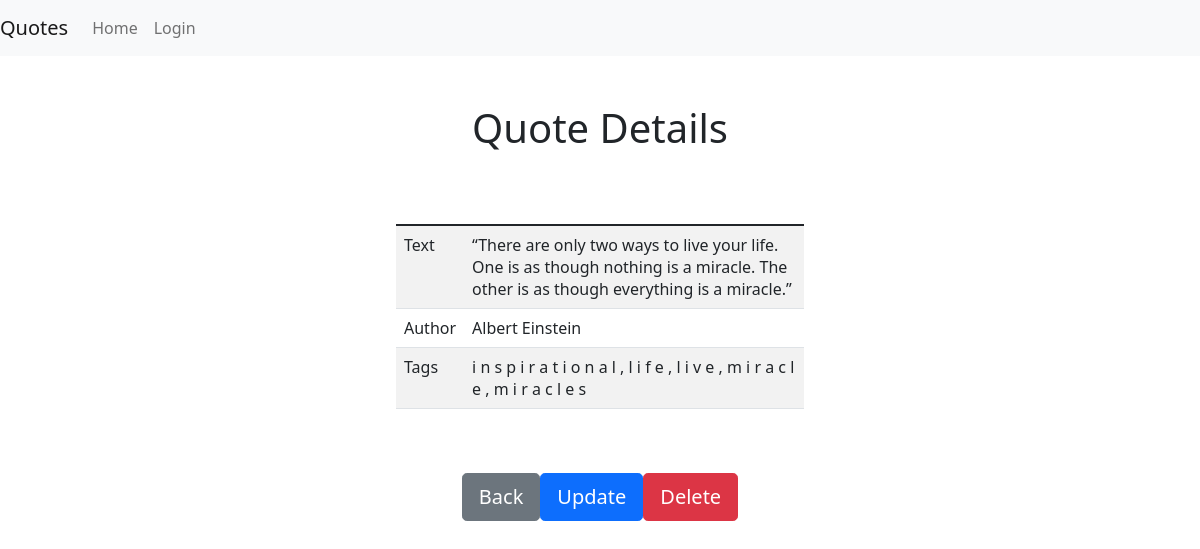
The page /quotes/479 on the database its author committed.
### quote/models.py (models this page shows, shortened)
class CreateUpdateMixin(models.Model):
    created_at = models.DateTimeField(default=now)
    updated_at = models.DateTimeField(default=now)
    class Meta:
        abstract = True

class Quote(CreateUpdateMixin):
    text = models.TextField(null=False, unique=True)
    tag = models.ManyToManyField(Tag)
    author = models.ForeignKey(Author, default='', on_delete=models.CASCADE)
    class Meta:
        db_table = 'quotes'

class Author(models.Model):
    name = models.CharField(max_length=100, null=False, unique=True, default=None)
    user = models.ForeignKey(User, on_delete=models.SET_NULL, null=True, related_name='context_users')
    class Meta:
        db_table = 'authors'
    def __str__(self):
        return self.name

### quote/views.py (the view)
# urls.py: path('<int:pk>', QuoteDetailView.as_view(), name='quote'),
class QuoteDetailView(DetailView):
    model = Quote
    template_name = 'quote/quote_detail.html'

### quote/models.py (called while the page is built)
    def __str__(self):
        return self.name

### quote/templates/quote/quote_detail.html (shortened to what this page needs)
{% extends 'base.html' %}
{% block 'content' %}
{% url 'quote:quote_update' as update %}
 <div class="container mt-5" style="width: 70%;">
        <div class="col">
            <h1 class="text-center"> Quote Details</h1>
            <div class="d-flex justify-content-center">
                <table class="table table-striped mt-5" style="width: 50%">
                    <thead>
                    <tr>
                        <th scope="col"></th>
                        <th scope="col"></th>
                    </tr>
                    </thead>
                    <tbody>
                    <tr>
                        <td>Text</td>
                        <td>{{ quote.text }}</td>
                    </tr>
                    <tr>
                        <td>Author</td>
                        <td>{{ quote.author }}</td>
                    </tr>
                    <tr>
                        <td>Tags</td>
                        <td>{% for tag in quote.tag.all|join:", "  %} {{ tag}}{% endfor %}</td>
                    </tr>
                    </tbody>
                </table>
            </div>
            <div class="d-flex justify-content-center">
            <a href="{% url 'quote:quotes' %}"class="d-block btn btn-secondary btn-lg my-5">Back</a>
            <a href="{{quote.id}}/update/"class="d-block btn btn-primary btn-lg my-5"> Update </a>
            <a href="{{quote.id}}/delete/"class="d-block btn btn-danger btn-lg my-5">Delete </a>
            </div>
        </div>
    </div>
                {% endblock %}

### rows shown on the page
Quote: text "“There are only two ways to live your life. One is as though nothing is a miracle. The other is as though everything is a miracle.”", author "Albert Einstein"

### other values the page prints
{{ tag }} "i" "n" "s" "p" "i" "r" "a" "t" "i" "o" "n" "a" "l" "," "l" "i" "f" "e" "," "l" "i" "v" "e" "," "m" "i" "r" "a" "c" "l" "e" "," "m" "i" "r" "a" "c" "l" "e" "s"
